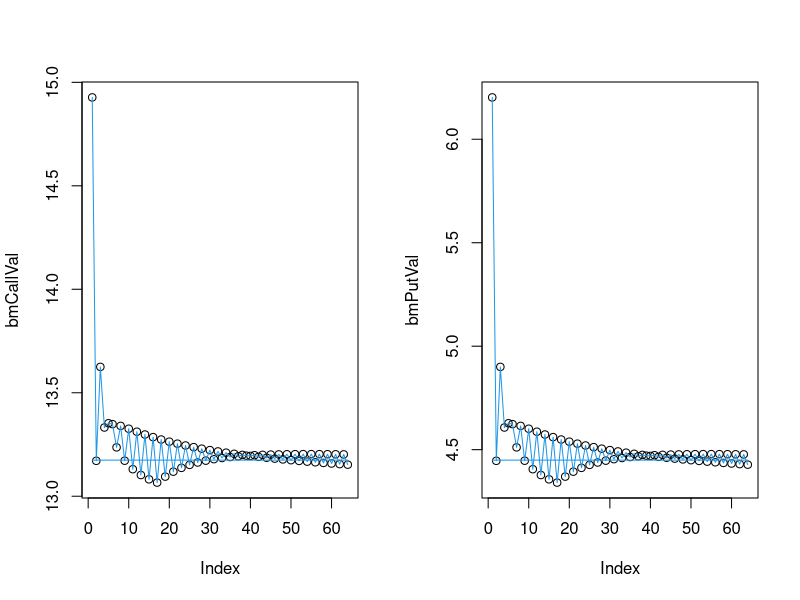
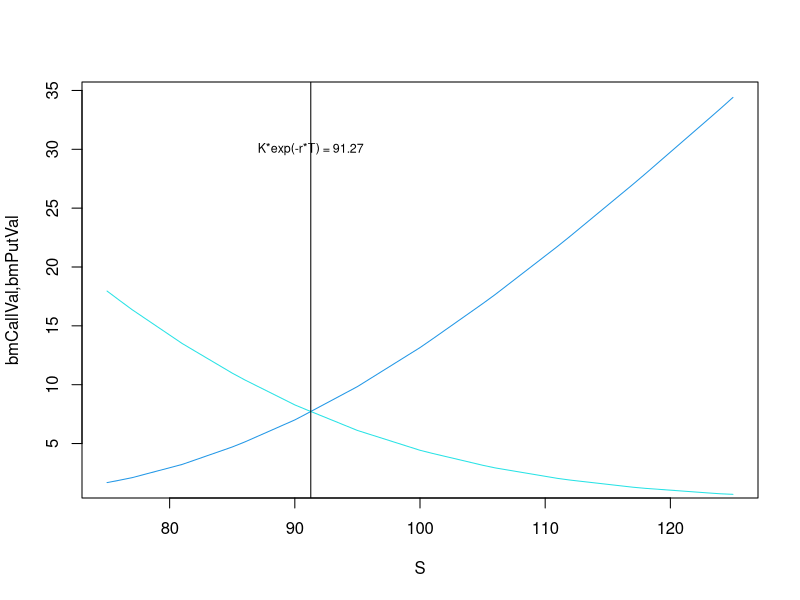

The R script that drew these images, in order:
#Chapter XIV
#Binomial option pricing adapted from E.G.Haug book.
r = .08
b = r
sigma = .30
S = 100
K = 95
T = .5
binomial <- function(type,S,K,sigma,t,r,n) {
  deltat = T/n
  u = exp(sigma*sqrt(deltat))
  d = exp(-sigma*sqrt(deltat))
  p = (exp(b*deltat)-d)/(u-d)
  a = ceiling(log(K/(S*d^n))/log(u/d))
  val = 0
  if(type=='call') {
    for(i in a:n) {
      val = val +
        (factorial(n)/(factorial(i)*factorial(n-i)))*
        p^i*(1-p)^(n-i)*(S*u^i*d^(n-i)-K)
    }
  } else if(type=='put') {
    for(i in 0:(a-1))
      val = val +
      (factorial(n)/(factorial(i)*factorial(n-i)))*
      p^i*(1-p)^(n-i)*(K-S*u^i*d^(n-i))
  }
  exp(-r*T)*val
}

bs<-function(type,S,K,sigma,t,r){
  d1 <- (log(S/K) + (r+(sigma^2)/2)*t) / (sigma*sqrt(t))
  d2 <- (log(S/K) + (r-(sigma^2)/2)*t) / (sigma*sqrt(t))
  if (type=='call') val <- pnorm(d1)*S - pnorm(d2)*K*exp(-r*t)
  else if (type=='put') val <- pnorm(-d2)*K*exp(-r*t) -
    pnorm(-d1)*S
  val
}

#Invoke Binomial Method varying n:
N = 64
par(mfrow=c(1,2))
bmCallVal <- rep(0,length(1:N))
for(n in 1:N)
  bmCallVal[n] <- binomial('call',S,K,sigma,T,r,n)
plot(bmCallVal)
lines(bmCallVal,col=4)
bsCallVal <- bs('call',S,K,sigma,T,r)
lines(rep(bsCallVal,N),col=4)
bmPutVal <- rep(0,length(1:N))
for(n in 1:N)
  bmPutVal[n] <- binomial('put',S,K,sigma,T,r,n)
plot(bmPutVal)
lines(bmPutVal,col=4)
bsPutVal <- bs('put',S,K,sigma,T,r)
lines(rep(bsPutVal,N),col=4)

bmCallVal[N]
bsCallVal
bmCallVal[N]/bsCallVal
bmPutVal[N]
bsPutVal
bmPutVal[N]/bsPutVal

#Visualizaing Put-Call Parity:
S <- 75:125
M = length(S)
bmCallVal <- vector(length=M)
bmPutVal <- vector(length=M)
n = 64
for(i in 1:M) {
  bmCallVal[i] <- binomial('call',S[i],K,sigma,T,r,n)
  bmPutVal[i] <- binomial('put',S[i],K,sigma,T,r,n)
}
par(mfrow=c(1,1))
plot(S,bmCallVal,type='l',col=4,
     ylab="bmCallVal,bmPutVal")
lines(S,bmPutVal,col=5)
#At the present value of the strike, K*exp(-r*T),
#the call and put have the same value (ATM).
pvK <- K*exp(-r*T)
abline(v = pvK)
text(c(pvK),c(30),paste("K*exp(-r*T) =",
                        round(pvK,2)),cex=.75)

#Let's check Put-Call Parity:
#S=100
l = ceiling(M/2) #Find the middle price S[l]
S[l]
round(bmCallVal[l],4)
round(bmCallVal[l],4) == round(bmPutVal[l] + S[l] - pvK,4)
